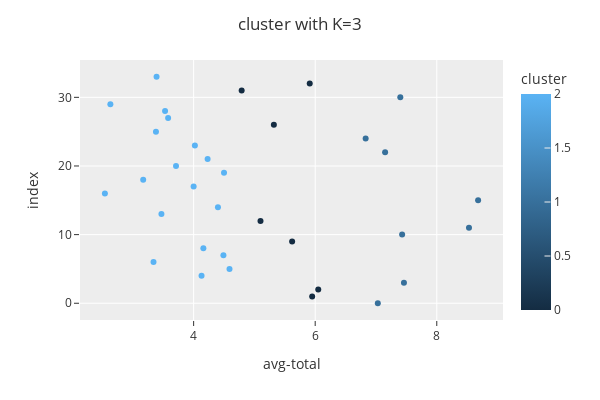

Notebook cell for this chart:
### Code cell
fig = px.scatter(df, x='avg-total', 
                 color='cluster',
                 template='ggplot2')

fig.update_layout(title= 'cluster with K=3',
                  width= 600,
                  height= 400)

fig.show()

### Figure 1 — Plotly figure (JSON) as saved in the notebook; plotly's stock layout.template omitted (floating-point values rounded to 4 significant figures)
{"data": [{"hovertemplate": "avg-total=%{x}<br>index=%{y}<br>cluster=%{marker.color}<extra></extra>", "legendgroup": "", "marker": {"color": [1, 0, 0, 1, 2, 2, 2, 2, 2, 0, 1, 1, 0, 2, 2, 1, 2, 2, 2, 2, 2, 2, 1, 2, 1, 2, 0, 2, 2, 2, 1, 0, 0, 2], "coloraxis": "coloraxis", "symbol": "circle"}, "mode": "markers", "name": "", "orientation": "h", "showlegend": false, "type": "scatter", "x": [7.03, 5.95, 6.05, 7.46, 4.13, 4.59, 3.34, 4.49, 4.16, 5.62, 7.43, 8.53, 5.1, 3.47, 4.4, 8.68, 2.54, 4, 3.17, 4.5, 3.71, 4.23, 7.15, 4.02, 6.83, 3.38, 5.32, 3.58, 3.53, 2.63, 7.4, 4.79, 5.91, 3.39], "xaxis": "x", "y": [0, 1, 2, 3, 4, 5, 6, 7, 8, 9, 10, 11, 12, 13, 14, 15, 16, 17, 18, 19, 20, 21, 22, 23, 24, 25, 26, 27, 28, 29, 30, 31, 32, 33], "yaxis": "y"}], "layout": {"coloraxis": {"colorbar": {"title": {"text": "cluster"}}, "colorscale": [[0, "rgb(20,44,66)"], [1, "rgb(90,179,244)"]]}, "height": 400, "legend": {"tracegroupgap": 0}, "margin": {"t": 60}, "title": {"text": "cluster with K=3"}, "width": 600, "xaxis": {"anchor": "y", "domain": [0, 1], "title": {"text": "avg-total"}}, "yaxis": {"anchor": "x", "domain": [0, 1], "title": {"text": "index"}}}}
